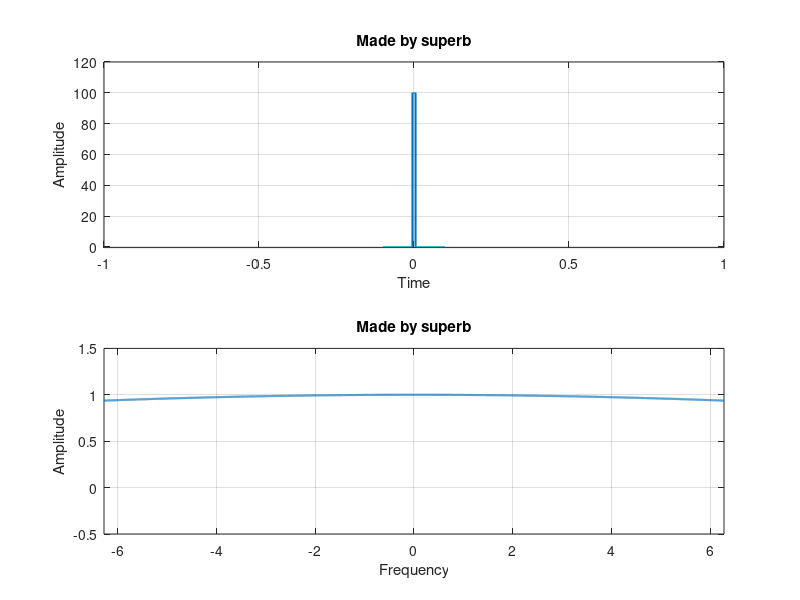

This figure's MATLAB source:
clc; clear all; close all;
%%%%%%%%%%%%%%%%%%%%%%%%%%%%%%%%%%%%%%%%%%%%%%%%%%%%%%%%%%%%%%%%%%%%%%%%%%%
N=10000;                                     % sampling numbers
Tau0=1;                                      % define initial Tau
for ii=1:100
    Tau=Tau0/ii; 
    TimeRange=linspace(-10*Tau,10*Tau,N);        % diisplay tiime range
    FreqRange=linspace(-200*pi/ii,200*pi/ii,N);    % diisplay frequency range
    Half_Tau=Tau/2;                              % -0.5 Tao ==> 0.5 Tao
    RECT=1/Tau*double(abs(TimeRange)<Half_Tau);  % one rectangular pulse
    SiNC=sinc(FreqRange*Tau*pi);                 % siinc pulse, Xtra
    
    subplot(2,1,1);
    plot(TimeRange,RECT,'LineWidth',1.5); grid on;
    xlim([-1 1]); ylim([-0.5 120]);
    xlabel('Time'); ylabel('Amplitude');
    title('Made by superb')
    
    subplot(2,1,2);
    plot(FreqRange,SiNC,'LineWidth',1.5); grid on; 
    xlim([-200*pi/ii 200*pi/ii]); ylim([-0.5 1.5]); 
    xlabel('Frequency'); ylabel('Amplitude');
    title('Made by superb')
    drawnow;   
end